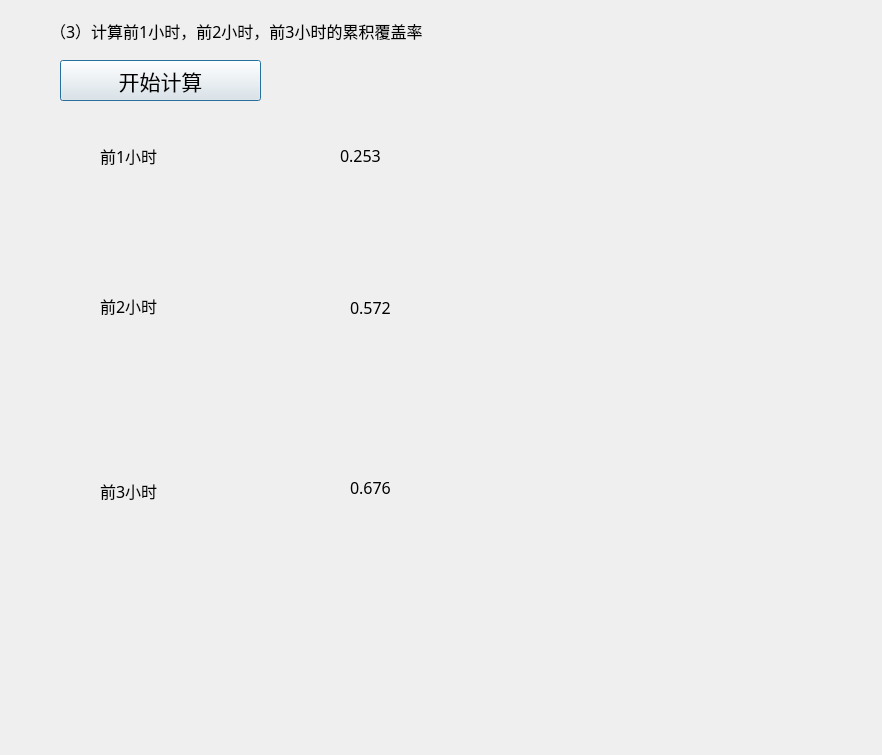
<?xml version="1.0" encoding="UTF-8"?>
<ui version="4.0">
 <class>cover_cumulate</class>
 <widget class="QDialog" name="cover_cumulate">
  <property name="geometry">
   <rect>
    <x>0</x>
    <y>0</y>
    <width>882</width>
    <height>755</height>
   </rect>
  </property>
  <property name="windowTitle">
   <string>Dialog</string>
  </property>
  <widget class="QLabel" name="label">
   <property name="geometry">
    <rect>
     <x>50</x>
     <y>10</y>
     <width>551</width>
     <height>41</height>
    </rect>
   </property>
   <property name="font">
    <font>
     <family>.PingFang SC</family>
     <pointsize>12</pointsize>
    </font>
   </property>
   <property name="text">
    <string>（3）计算前1小时，前2小时，前3小时的累积覆盖率</string>
   </property>
  </widget>
  <widget class="QLabel" name="label_2">
   <property name="geometry">
    <rect>
     <x>100</x>
     <y>140</y>
     <width>91</width>
     <height>31</height>
    </rect>
   </property>
   <property name="font">
    <font>
     <family>.PingFang SC</family>
     <pointsize>12</pointsize>
    </font>
   </property>
   <property name="text">
    <string>前1小时</string>
   </property>
  </widget>
  <widget class="QLabel" name="label_3">
   <property name="geometry">
    <rect>
     <x>100</x>
     <y>290</y>
     <width>101</width>
     <height>31</height>
    </rect>
   </property>
   <property name="font">
    <font>
     <family>.PingFang SC</family>
     <pointsize>12</pointsize>
    </font>
   </property>
   <property name="text">
    <string>前2小时</string>
   </property>
  </widget>
  <widget class="QLabel" name="label_4">
   <property name="geometry">
    <rect>
     <x>100</x>
     <y>480</y>
     <width>91</width>
     <height>21</height>
    </rect>
   </property>
   <property name="font">
    <font>
     <family>.PingFang SC</family>
     <pointsize>12</pointsize>
    </font>
   </property>
   <property name="text">
    <string>前3小时</string>
   </property>
  </widget>
  <widget class="QPushButton" name="pushButton">
   <property name="geometry">
    <rect>
     <x>60</x>
     <y>60</y>
     <width>201</width>
     <height>41</height>
    </rect>
   </property>
   <property name="font">
    <font>
     <family>.PingFang SC</family>
     <pointsize>16</pointsize>
    </font>
   </property>
   <property name="text">
    <string>开始计算</string>
   </property>
  </widget>
  <widget class="QLabel" name="label_5">
   <property name="geometry">
    <rect>
     <x>340</x>
     <y>130</y>
     <width>71</width>
     <height>51</height>
    </rect>
   </property>
   <property name="font">
    <font>
     <family>.PingFang SC</family>
     <pointsize>12</pointsize>
    </font>
   </property>
   <property name="text">
    <string>0.253</string>
   </property>
  </widget>
  <widget class="QLabel" name="label_6">
   <property name="geometry">
    <rect>
     <x>350</x>
     <y>300</y>
     <width>72</width>
     <height>15</height>
    </rect>
   </property>
   <property name="font">
    <font>
     <family>.PingFang SC</family>
     <pointsize>12</pointsize>
    </font>
   </property>
   <property name="text">
    <string>0.572</string>
   </property>
  </widget>
  <widget class="QLabel" name="label_8">
   <property name="geometry">
    <rect>
     <x>350</x>
     <y>480</y>
     <width>72</width>
     <height>15</height>
    </rect>
   </property>
   <property name="font">
    <font>
     <family>.PingFang SC</family>
     <pointsize>12</pointsize>
    </font>
   </property>
   <property name="text">
    <string>0.676</string>
   </property>
  </widget>
 </widget>
 <resources/>
 <connections/>
</ui>
